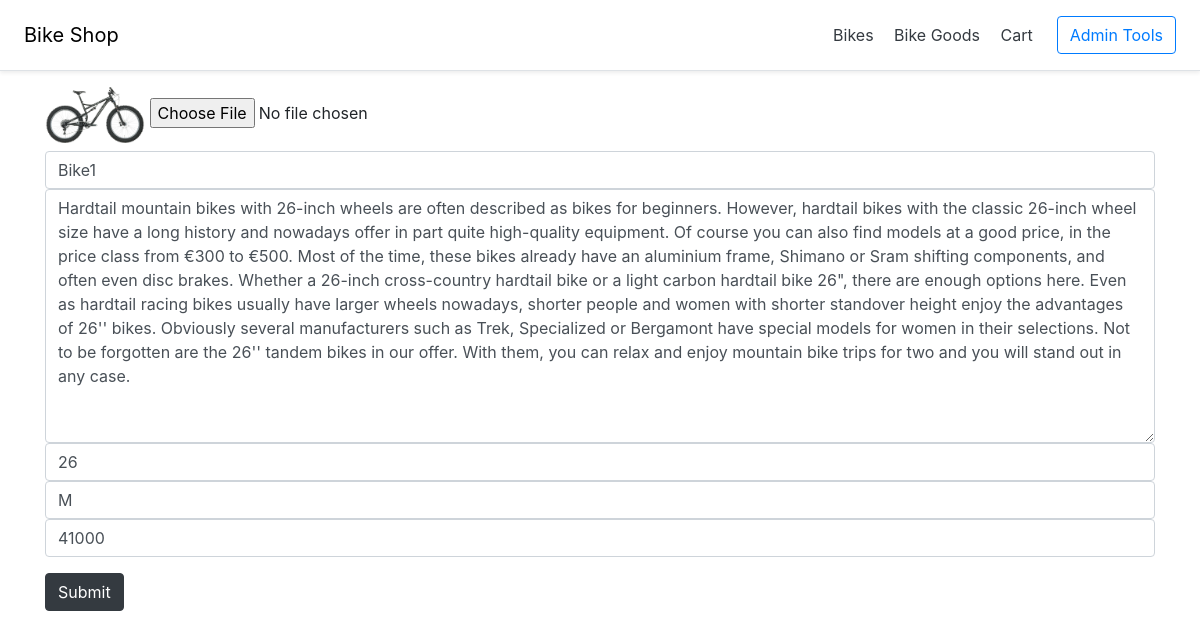
/edit_bike/2, run on the app's committed database.
### main.py (models this page shows)
class Bike(db.Model):
    id = db.Column(db.Integer, primary_key=True)
    photo = db.Column(db.String(100))
    title = db.Column(db.String(100), nullable=False)
    description = db.Column(db.Text, nullable=False)
    wheels = db.Column(db.Integer, nullable=False)
    size = db.Column(db.CHAR, nullable=False)
    price = db.Column(db.Integer, nullable=False)
    isActive = db.Column(db.Boolean, default=False)

### main.py (the view)
@app.route("/edit_bike/<int:id>", methods = ['GET', 'POST'])
def edit_bike(id):
    bike = Bike.query.get(id)
    if request.method == 'POST':
        file1 = request.files['inputFile']
        path = os.path.join(app.config['UPLOAD_FOLDER'], file1.filename)
        if file1.filename != '':
            file1.save(path)
            bike.photo = file1.filename
        bike.title = request.form["title"]
        bike.description = request.form['description']
        bike.wheels = request.form['wheels']
        bike.size = request.form['size']
        bike.price = request.form["price"]
        db.session.commit()
        return redirect(url_for('admin'))
    else:
        return render_template('edit_bike.html', bike = bike)

### templates/edit_bike.html
{% extends "base.html" %}
{% block main %}
<div class="container">
    <form method="POST"  enctype="multipart/form-data">
        <div class="form-group">
            <label for="inputFile"><img class="zoom" src="{{ url_for('static', filename=bike.photo) }}" width = 100 alt="ph" /></label>
            <input type="file" name="inputFile">
            <input type="text" class="form-control" name="title" value="{{bike.title}}" placeholder="title">
            <textarea type="text" class="form-control" name="description" rows="10" placeholder="description">{{bike.description}}</textarea>
            <input type="text" class="form-control" name="wheels" value="{{bike.wheels}}" placeholder="wheels size">
            <input type="text" class="form-control" name="size" value="{{bike.size}}" placeholder="bike size">
            <input type="number" class="form-control" name="price" value="{{bike.price}}" placeholder="price">
        </div>
        <button type="submit" class="btn btn-dark">Submit</button>
    </form>
</div>
{% endblock %}

### data on the page
Bike: photo (picture), title "Bike1", description "Hardtail mountain bikes with 26-inch wheels are often described as bikes for beginners. However, hardtail bikes with the classic 26-inch wheel size have a long history and nowadays offer in part quite high-quality equipment. Of course you can also find models at a good price, in the price class from €300 to €500. Most of the time, these bikes already have an aluminium frame, Shimano or Sram shifting components, and often even disc brakes. Whether a 26-inch cross-country hardtail bike or a light carbon hardtail bike 26\", there are enough options here. Even as hardtail racing bikes usually have larger wheels nowadays, shorter people and women with shorter standover height enjoy the advantages…", wheels "26", size "M", price "41000"
